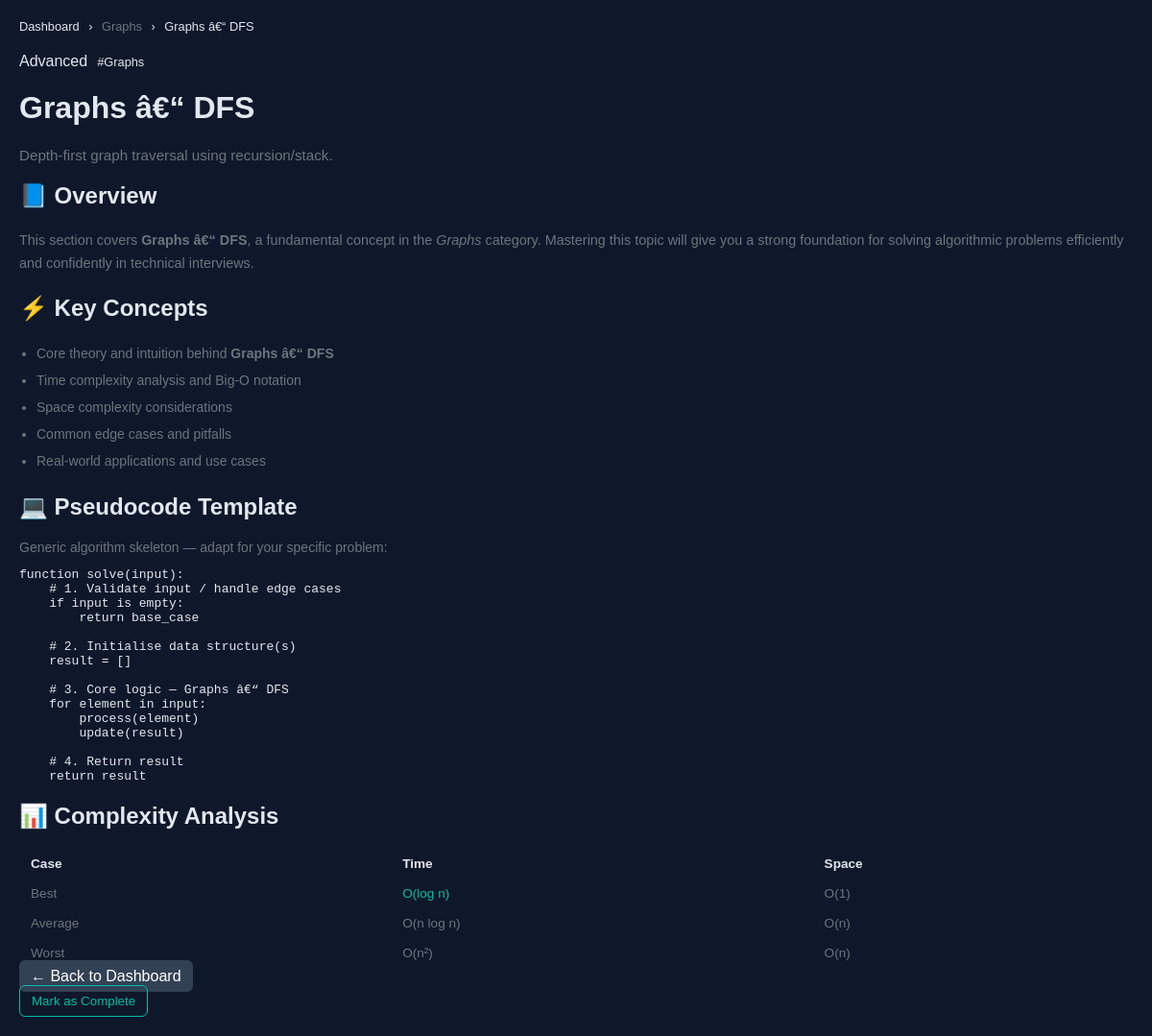
The page /topic/graphs-dfs (signed in) on the database its author committed.
### tables this page shows
CREATE TABLE topics (
    id          INTEGER PRIMARY KEY AUTOINCREMENT,
    title       TEXT    NOT NULL,
    slug        TEXT    NOT NULL UNIQUE,
    description TEXT,
    category    TEXT    NOT NULL,           -- e.g. 'Sorting', 'Trees', 'Graphs'
    difficulty  TEXT    CHECK(difficulty IN ('Beginner','Intermediate','Advanced')),
    created_at  DATETIME DEFAULT CURRENT_TIMESTAMP
);

### Practice/PROJECT_Practice/app.py (the view)
@app.route("/topic/<slug>")
@login_required
def topic(slug):
    db      = get_db()
    user_id = session["user_id"]
    t = db.execute(
        "SELECT * FROM topics WHERE slug = ?", (slug,)
    ).fetchone()
    if not t:
        return redirect(url_for("dashboard"))
    progress = db.execute(
        "SELECT completed FROM user_progress WHERE user_id=? AND topic_id=?",
        (user_id, t["id"])
    ).fetchone()
    completed = progress["completed"] if progress else 0
    return render_template("topic.html",
                           instructor=INSTRUCTOR,
                           topic=dict(t),
                           completed=completed,
                           year=datetime.now().year)

### Practice/PROJECT_Practice/app.py (called while the page is built)
def get_db():
    if "db" not in g:
        g.db = sqlite3.connect(DATABASE, detect_types=sqlite3.PARSE_DECLTYPES)
        g.db.row_factory = sqlite3.Row
        g.db.execute("PRAGMA foreign_keys = ON")
    return g.db

def login_required(f):
    @wraps(f)
    def decorated(*args, **kwargs):
        if "user_id" not in session:
            flash("Please log in to continue.", "warning")
            return redirect(url_for("login"))
        return f(*args, **kwargs)
    return decorated

### Practice/PROJECT_Practice/templates/topic.html (shortened to what this page needs)
{% extends "base.html" %}
{% block content %}
<div class="topic-page">
  <nav aria-label="Breadcrumb" style="font-size:0.8rem;color:var(--text-muted);margin-bottom:20px;">
    <a href="{{ url_for('dashboard') }}" style="color:var(--text-muted);">Dashboard</a>
    <span style="margin:0 6px;">›</span>
    <span style="color:var(--text-secondary);">{{ topic.category }}</span>
    <span style="margin:0 6px;">›</span>
    <span>{{ topic.title }}</span>
  </nav>
  <div class="topic-page-header">
    <div style="display:flex;align-items:center;gap:10px;margin-bottom:8px;">
      <span class="difficulty-badge {{ topic.difficulty | lower }}">{{ topic.difficulty }}</span>
      <span class="text-muted" style="font-size:0.8rem;font-family:var(--font-mono);">#{{ topic.category }}</span>
    </div>
    <h1>{{ topic.title }}</h1>
    <p style="color:var(--text-secondary);font-size:0.95rem;margin-top:6px;">{{ topic.description }}</p>
  </div>
  <div class="topic-content-card">
    <h2>📘 Overview</h2>
    <p style="color:var(--text-secondary);font-size:0.9rem;line-height:1.7;">
      This section covers <strong style="color:var(--text-primary);">{{ topic.title }}</strong>,
      a fundamental concept in the
      <em style="color:var(--accent-blue);">{{ topic.category }}</em> category.
      Mastering this topic will give you a strong foundation for solving algorithmic problems
      efficiently and confidently in technical interviews.
    </p>
  </div>
  <div class="topic-content-card">
    <h2>⚡ Key Concepts</h2>
    <ul style="color:var(--text-secondary);font-size:0.875rem;line-height:2;padding-left:18px;">
      <li>Core theory and intuition behind <strong style="color:var(--text-primary);">{{ topic.title }}</strong></li>
      <li>Time complexity analysis and Big-O notation</li>
      <li>Space complexity considerations</li>
      <li>Common edge cases and pitfalls</li>
      <li>Real-world applications and use cases</li>
    </ul>
  </div>
  <div class="topic-content-card">
    <h2>💻 Pseudocode Template</h2>
    <p style="color:var(--text-secondary);font-size:0.875rem;margin-bottom:4px;">
      Generic algorithm skeleton — adapt for your specific problem:
    </p>
    <pre class="code-block"><code>function solve(input):
    # 1. Validate input / handle edge cases
    if input is empty:
        return base_case
    # 2. Initialise data structure(s)
    result = []
    # 3. Core logic — {{ topic.title }}
    for element in input:
        process(element)
        update(result)
    # 4. Return result
    return result</code></pre>
  </div>
  <div class="topic-content-card">
    <h2>📊 Complexity Analysis</h2>
    <table style="width:100%;border-collapse:collapse;font-size:0.85rem;">
      <thead>
        <tr style="border-bottom:1px solid var(--border);">
          <th style="text-align:left;padding:8px 12px;color:var(--text-muted);font-weight:600;font-family:var(--font-mono);">Case</th>
          <th style="text-align:left;padding:8px 12px;color:var(--text-muted);font-weight:600;font-family:var(--font-mono);">Time</th>
          <th style="text-align:left;padding:8px 12px;color:var(--text-muted);font-weight:600;font-family:var(--font-mono);">Space</th>
        </tr>
      </thead>
      <tbody style="color:var(--text-secondary);">
        <tr style="border-bottom:1px solid var(--border-subtle);">
          <td style="padding:8px 12px;">Best</td>
          <td style="padding:8px 12px;color:var(--accent-teal);font-family:var(--font-mono);">O(log n)</td>
          <td style="padding:8px 12px;font-family:var(--font-mono);">O(1)</td>
        </tr>
        <tr style="border-bottom:1px solid var(--border-subtle);">
          <td style="padding:8px 12px;">Average</td>
          <td style="padding:8px 12px;color:var(--accent-orange);font-family:var(--font-mono);">O(n log n)</td>
          <td style="padding:8px 12px;font-family:var(--font-mono);">O(n)</td>
        </tr>
        <tr>
          <td style="padding:8px 12px;">Worst</td>
          <td style="padding:8px 12px;color:var(--accent-red);font-family:var(--font-mono);">O(n²)</td>
          <td style="padding:8px 12px;font-family:var(--font-mono);">O(n)</td>
        </tr>
      </tbody>
    </table>
  </div>
  <a href="{{ url_for('dashboard') }}" class="btn btn-secondary" style="margin-top:8px;">
    ← Back to Dashboard
  </a>
</div>
<button
  class="btn {% if completed %}btn-primary{% else %}btn-outline{% endif %} btn-lg mark-complete-btn"
  data-complete-btn
  data-topic-id="{{ topic.id }}"
  data-state="{{ 'completed' if completed else 'pending' }}"
  aria-pressed="{{ 'true' if completed else 'false' }}"
>
  {{ '✓  Completed' if completed else 'Mark as Complete' }}
</button>
{% endblock %}

### Practice/PROJECT_Practice/templates/base.html (style rules this page uses)
:root { --accent-teal: #00bfa6; --accent-purple: #7c4dff; --text-secondary: #6c757d; --bg: #0f172a; --card-bg: #1e293b; --text: #e2e8f0; }
body { margin: 0; font-family: Arial, sans-serif; background: var(--bg); color: var(--text); }
a { color: inherit; text-decoration: none; }
.btn { padding: 8px 12px; border-radius: 6px; border: none; cursor: pointer; }
.btn-secondary { background: #334155; color: white; }
.btn-outline { border: 1px solid var(--accent-teal); background: transparent; color: var(--accent-teal); }

### rows shown on the page
topics: category "Graphs", title "Graphs â€“ DFS", difficulty "Advanced", description "Depth-first graph traversal using recursion/stack."

### other values the page prints
{{ '✓  Completed' if completed else 'Mark as Complete' }} "Mark as Complete"
